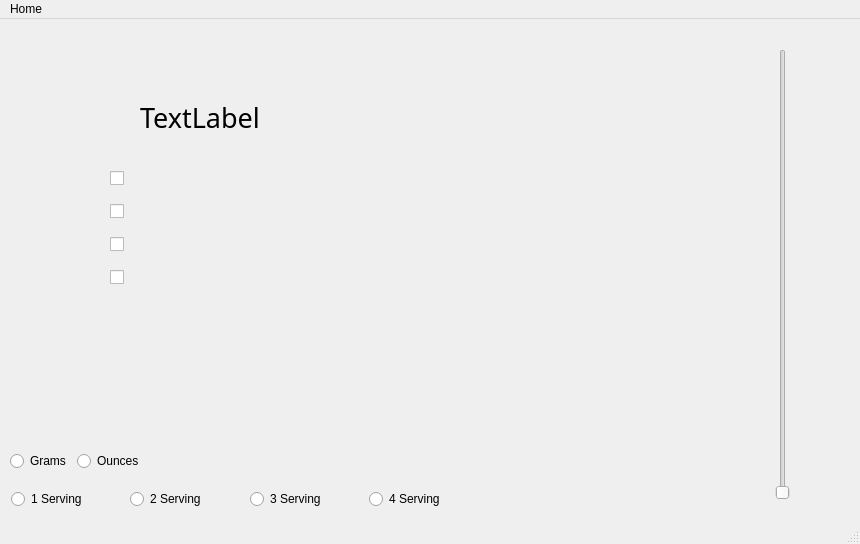
<?xml version="1.0" encoding="UTF-8"?>
<ui version="4.0">
 <class>MainWindow</class>
 <widget class="QMainWindow" name="MainWindow">
  <property name="geometry">
   <rect>
    <x>0</x>
    <y>0</y>
    <width>860</width>
    <height>544</height>
   </rect>
  </property>
  <property name="windowTitle">
   <string>MainWindow</string>
  </property>
  <property name="autoFillBackground">
   <bool>false</bool>
  </property>
  <widget class="QWidget" name="centralwidget">
   <widget class="QLabel" name="label_pic">
    <property name="geometry">
     <rect>
      <x>540</x>
      <y>99</y>
      <width>161</width>
      <height>311</height>
     </rect>
    </property>
    <property name="autoFillBackground">
     <bool>true</bool>
    </property>
    <property name="text">
     <string/>
    </property>
   </widget>
   <widget class="QWidget" name="gridLayoutWidget">
    <property name="geometry">
     <rect>
      <x>11</x>
      <y>466</y>
      <width>471</width>
      <height>28</height>
     </rect>
    </property>
    <layout class="QGridLayout" name="gridLayout">
     <item row="0" column="1">
      <widget class="QRadioButton" name="NoOfPpl_Two">
       <property name="text">
        <string>2 Serving</string>
       </property>
      </widget>
     </item>
     <item row="0" column="2">
      <widget class="QRadioButton" name="NoOfPpl_Three">
       <property name="text">
        <string>3 Serving</string>
       </property>
      </widget>
     </item>
     <item row="0" column="3">
      <widget class="QRadioButton" name="NoOfPpl_Four">
       <property name="text">
        <string>4 Serving</string>
       </property>
      </widget>
     </item>
     <item row="0" column="0">
      <widget class="QRadioButton" name="NoOfPpl_One">
       <property name="text">
        <string>1 Serving</string>
       </property>
      </widget>
     </item>
    </layout>
   </widget>
   <widget class="QSlider" name="verticalSlider">
    <property name="geometry">
     <rect>
      <x>770</x>
      <y>30</y>
      <width>25</width>
      <height>451</height>
     </rect>
    </property>
    <property name="orientation">
     <enum>Qt::Vertical</enum>
    </property>
    <property name="invertedControls">
     <bool>false</bool>
    </property>
    <property name="tickPosition">
     <enum>QSlider::NoTicks</enum>
    </property>
    <property name="tickInterval">
     <number>18</number>
    </property>
   </widget>
   <widget class="QLabel" name="recipeLabel">
    <property name="geometry">
     <rect>
      <x>140</x>
      <y>80</y>
      <width>371</width>
      <height>211</height>
     </rect>
    </property>
    <property name="sizePolicy">
     <sizepolicy hsizetype="Preferred" vsizetype="Maximum">
      <horstretch>0</horstretch>
      <verstretch>0</verstretch>
     </sizepolicy>
    </property>
    <property name="font">
     <font>
      <family>Stencil</family>
      <pointsize>20</pointsize>
     </font>
    </property>
    <property name="text">
     <string>TextLabel</string>
    </property>
    <property name="alignment">
     <set>Qt::AlignLeading|Qt::AlignLeft|Qt::AlignTop</set>
    </property>
   </widget>
   <widget class="QWidget" name="layoutWidget">
    <property name="geometry">
     <rect>
      <x>110</x>
      <y>140</y>
      <width>21</width>
      <height>141</height>
     </rect>
    </property>
    <layout class="QVBoxLayout" name="verticalLayout">
     <item>
      <widget class="QCheckBox" name="checkBox_2">
       <property name="text">
        <string/>
       </property>
      </widget>
     </item>
     <item>
      <widget class="QCheckBox" name="checkBox_3">
       <property name="text">
        <string/>
       </property>
      </widget>
     </item>
     <item>
      <widget class="QCheckBox" name="checkBox_4">
       <property name="text">
        <string/>
       </property>
      </widget>
     </item>
     <item>
      <widget class="QCheckBox" name="checkBox_5">
       <property name="text">
        <string/>
       </property>
      </widget>
     </item>
    </layout>
   </widget>
   <widget class="QWidget" name="">
    <property name="geometry">
     <rect>
      <x>10</x>
      <y>430</y>
      <width>133</width>
      <height>24</height>
     </rect>
    </property>
    <layout class="QHBoxLayout" name="horizontalLayout">
     <item>
      <widget class="QRadioButton" name="ounces">
       <property name="text">
        <string>Grams</string>
       </property>
      </widget>
     </item>
     <item>
      <widget class="QRadioButton" name="grams">
       <property name="text">
        <string>Ounces</string>
       </property>
      </widget>
     </item>
    </layout>
   </widget>
  </widget>
  <widget class="QMenuBar" name="menubar">
   <property name="geometry">
    <rect>
     <x>0</x>
     <y>0</y>
     <width>860</width>
     <height>21</height>
    </rect>
   </property>
   <widget class="QMenu" name="menuHome">
    <property name="title">
     <string>Home</string>
    </property>
    <addaction name="actionHome"/>
    <addaction name="actionAbout"/>
   </widget>
   <addaction name="menuHome"/>
  </widget>
  <widget class="QStatusBar" name="statusbar"/>
  <action name="actionHome">
   <property name="text">
    <string>Home</string>
   </property>
  </action>
  <action name="actionAbout">
   <property name="text">
    <string>About</string>
   </property>
  </action>
 </widget>
 <resources/>
 <connections/>
</ui>
